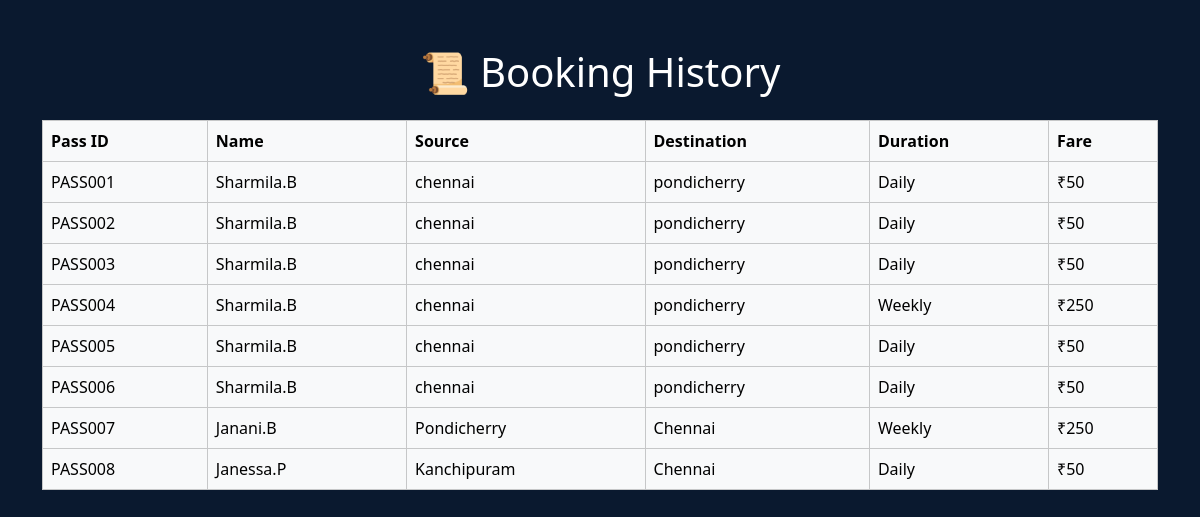
The app's page /history with its own data.
### tables this page shows
CREATE TABLE passes (
    id INTEGER PRIMARY KEY AUTOINCREMENT,
    passenger_name TEXT,
    source TEXT,
    destination TEXT,
    duration TEXT,
    pass_id TEXT,
    fare INTEGER
);

### app.py (the view)
@app.route('/history')
def history():
    conn = sqlite3.connect('database.db')
    cursor = conn.cursor()
    cursor.execute(
        "SELECT pass_id, passenger_name, source, destination, duration, fare FROM passes"
    )
    passes = cursor.fetchall()
    conn.close()
    return render_template(
        'history.html',
        passes=passes
    )

### templates/history.html (shortened to what this page needs)
<!DOCTYPE html>
<html>
<head>
    <link href="https://cdn.jsdelivr.net/npm/bootstrap@5.3.3/dist/css/bootstrap.min.css" rel="stylesheet">
    <link rel="stylesheet" href="{{ url_for('static', filename='style.css') }}">
</head>
<body>
<div class="container mt-5">
<h1 class="text-center mb-4">
📜 Booking History
</h1>
<table class="table table-bordered table-light">
<thead>
<tr>
<th>Pass ID</th>
<th>Name</th>
<th>Source</th>
<th>Destination</th>
<th>Duration</th>
<th>Fare</th>
</tr>
</thead>
<tbody>
{% for pass in passes %}
<tr>
<td>{{ pass[0] }}</td>
<td>{{ pass[1] }}</td>
<td>{{ pass[2] }}</td>
<td>{{ pass[3] }}</td>
<td>{{ pass[4] }}</td>
<td>₹{{ pass[5] }}</td>
</tr>
{% endfor %}
</tbody>
</table>
</div>
</body>
</html>

### static/style.css (style rules this page uses)
body { background:#0A192F; color:white; }

### records on screen
passes: pass "PASS001", passenger_name "Sharmila.B", source "chennai", destination "pondicherry", duration "Daily", fare "50"
passes: pass "PASS002", passenger_name "Sharmila.B", source "chennai", destination "pondicherry", duration "Daily", fare "50"
passes: pass "PASS003", passenger_name "Sharmila.B", source "chennai", destination "pondicherry", duration "Daily", fare "50"
passes: pass "PASS004", passenger_name "Sharmila.B", source "chennai", destination "pondicherry", duration "Weekly", fare "250"
passes: pass "PASS005", passenger_name "Sharmila.B", source "chennai", destination "pondicherry", duration "Daily", fare "50"
passes: pass "PASS006", passenger_name "Sharmila.B", source "chennai", destination "pondicherry", duration "Daily", fare "50"
passes: pass "PASS007", passenger_name "Janani.B", source "Pondicherry", destination "Chennai", duration "Weekly", fare "250"
passes: pass "PASS008", passenger_name "Janessa.P", source "Kanchipuram", destination "Chennai", duration "Daily", fare "50"
